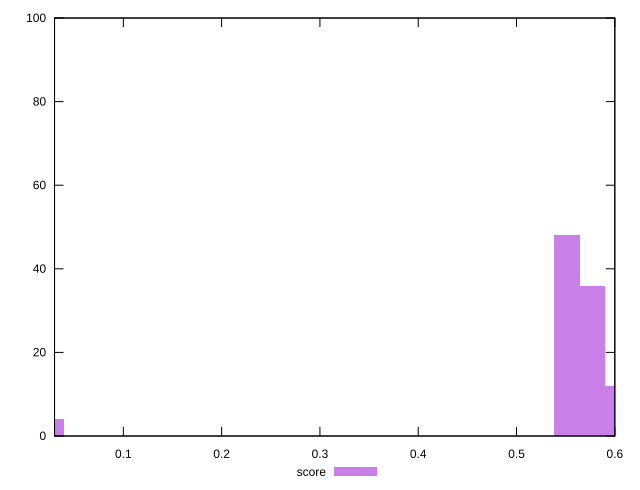

Write gnuplot code to recreate this figure.
reset

$score <<EOF
0.5773343047554649 36
0.5510918363574893 48
0.6035767731534406 12
0.026242468397975678 4
EOF

set key outside below
set boxwidth 0.026242468397975678
set xrange [0.03:0.6]
set yrange [0:100]
set trange [0:100]
set style fill transparent solid 0.5 noborder
set terminal svg size 640, 490 enhanced background rgb 'white'
set output "report_00009_2021-02-08T22-37-41.559Z/cumulative-layout-shift/samples/pages+cached+noadtech+nomedia+nocss/score/histogram.svg"

plot $score title "score" with boxes

reset
